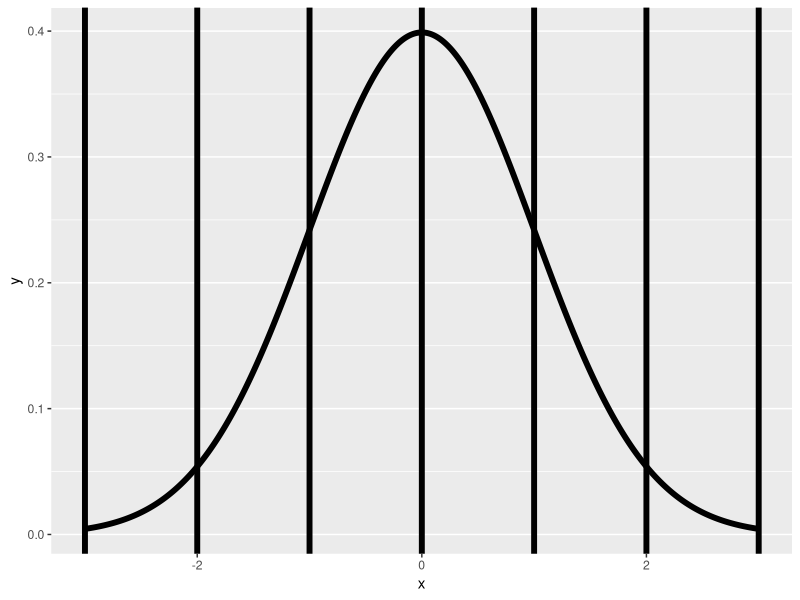

Reproduce this figure in R.
## ---- chunk 1
choose(8, 7) * .5 ^ 8 + choose(8, 8) * .5 ^ 8 
pbinom(6, size = 8, prob = .5, lower.tail = FALSE)
## ---- chunk 2
x <- seq(-3, 3, length = 1000)
library(ggplot2)
g <- ggplot(data.frame(x = x, y = dnorm(x)), 
            aes(x = x, y = y)) + geom_line(size = 2)
g <- g + geom_vline(xintercept = -3 : 3, size = 2)
g
## ---- chunk 3
ppois(3, lambda = 2.5 * 4)
## ---- chunk 4
pbinom(2, size = 500, prob = .01)
ppois(2, lambda=500 * .01)
